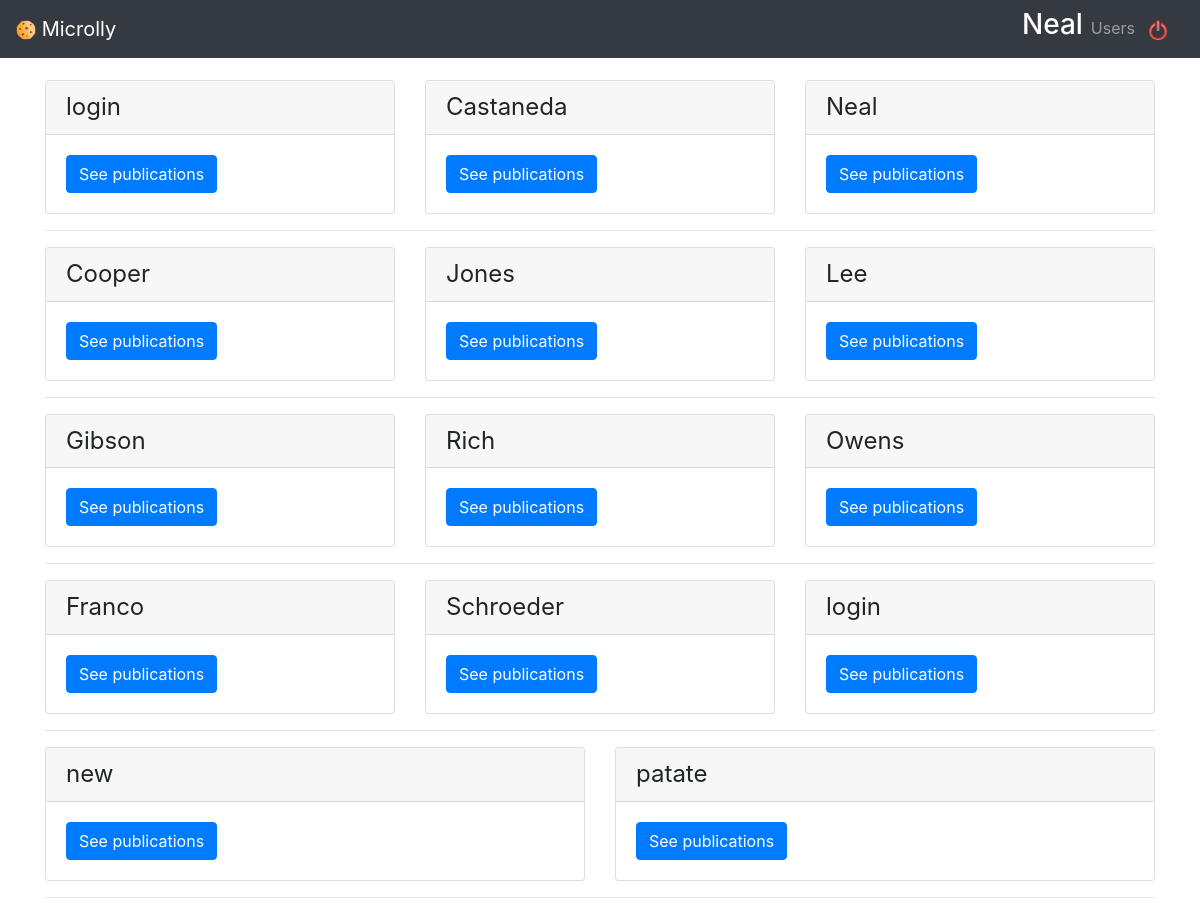
The page /users/list (signed in) on the database its author committed.
### models.py (models this page shows)
class BaseModel(Model):
    class Meta:
        database = database

class User(BaseModel,UserMixin):
    username = CharField(max_length=20)
    password = CharField()
    first_name = CharField(max_length=20)
    last_name = CharField(max_length=20)
    email = CharField(max_length=20)
    created_at = DateTimeField(default=datetime.datetime.now)

### app.py (the view)
@app.route('/users/list')
def liste_users():
    users=User.select()
    return render_template('users/list.html', users=users)

### templates/users/list.html (shortened to what this page needs)
{% extends 'base.html' %}
{% block body %}
{% for sub_pub in users | batch(3, None) %}
<div class="card-deck">
    {% for user in sub_pub %}
    <div class="card">
        <div class="card-header">
            <h4 class="my-0 font-weight-normal">{{ user.username }}</h4>
        </div>
        <div class="card-body">
            <a href="{{ url_for('publication', username=user.username) }}" class="btn btn-primary"> See publications </a>
        </div>
    </div>
    {% endfor %}
</div>
<hr />
{% endfor %}
{% endblock %}

### templates/base.html (style rules this page uses)
body { padding-top: 5rem; }

### rows shown on the page
User: username "login"
User: username "Castaneda"
User: username "Neal"
User: username "Cooper"
User: username "Jones"
User: username "Lee"
User: username "Gibson"
User: username "Rich"
User: username "Owens"
User: username "Franco"
User: username "Schroeder"
User: username "login"
User: username "new"
User: username "patate"

### other values the page prints
{{ session['username'] }} "Neal"
